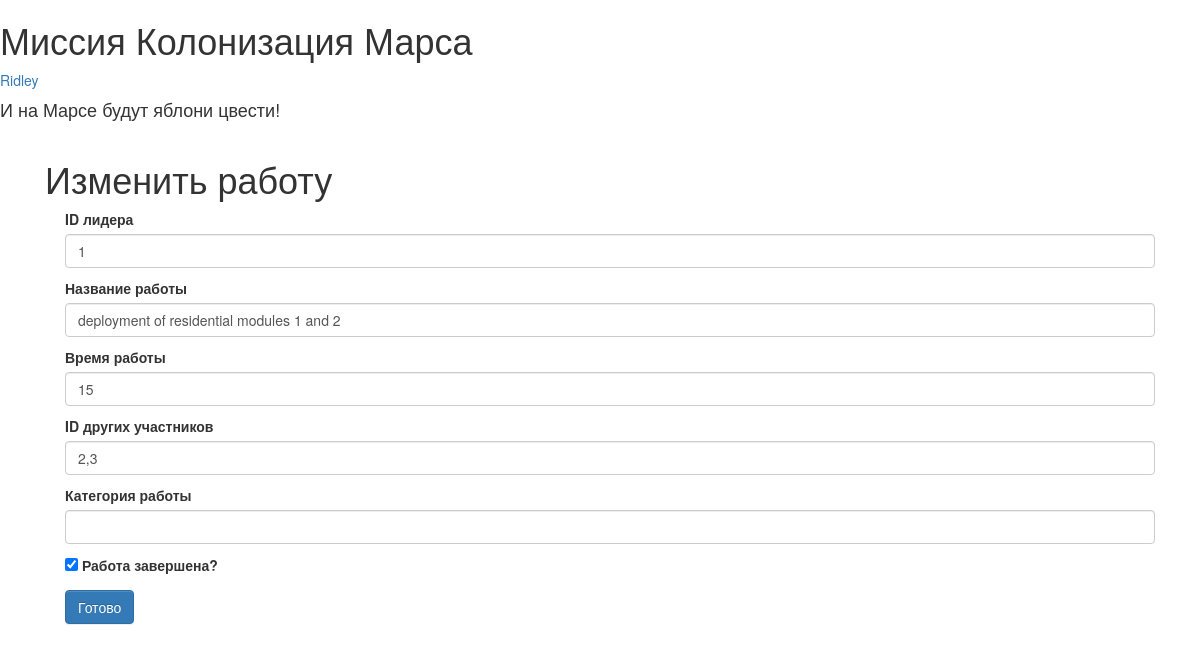
Before: /job/1 (signed in) with the older database file.
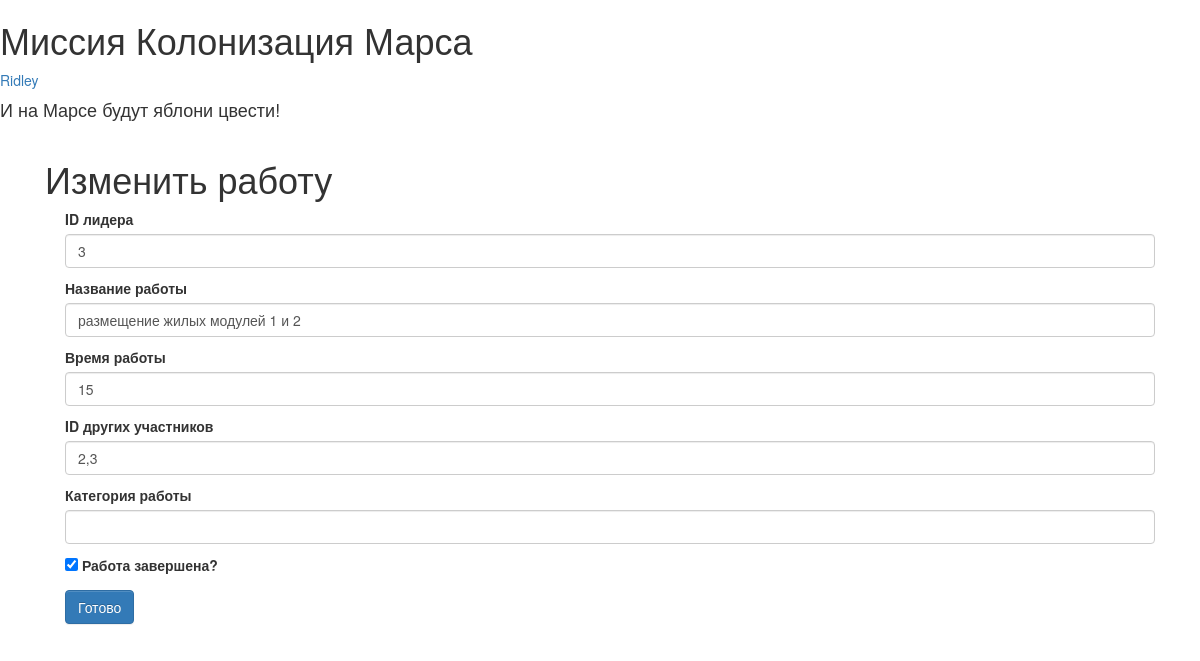
After: the same page with the newer database file.
### data/jobs.py (models this page shows)
class Job(SqlAlchemyBase, SerializerMixin):
    __tablename__ = 'jobs'
    id = sqlalchemy.Column(sqlalchemy.Integer,
                           primary_key=True, autoincrement=True)
    team_leader_id = sqlalchemy.Column(sqlalchemy.Integer,
                                       sqlalchemy.ForeignKey("users.id"))
    team_leader = orm.relationship('User')
    job = sqlalchemy.Column(sqlalchemy.String, nullable=True)
    work_size = sqlalchemy.Column(sqlalchemy.Integer, nullable=True)
    collaborators = sqlalchemy.Column(sqlalchemy.String, nullable=True)
    start_date = sqlalchemy.Column(sqlalchemy.DateTime, default=datetime.datetime.now())
    end_date = sqlalchemy.Column(sqlalchemy.DateTime)
    is_finished = sqlalchemy.Column(sqlalchemy.Boolean, default=False)

### main.py (the view, shortened to what this page needs)
@app.route('/job/<int:id>', methods=['GET', 'POST'])
@login_required
def edit_job(id: int):
    form = JobForm()
    category = Category()
    if request.method == 'GET':
        db_sess = db_session.create_session()
        if current_user.id == 1:
            job = db_sess.query(Job).filter(Job.id == id).first()
        else:
            job = db_sess.query(Job).filter(Job.id == id,
                                                 Job.team_leader == current_user).first()
        if job:
            form.team_leader_id.data = job.team_leader_id
            form.job.data = job.job
            form.work_size.data = job.work_size
            form.collaborators.data = job.collaborators
            form.is_finished.data = job.is_finished
        else:
            abort(404)
    return render_template('add_job.html', title='Изменить работу',
                           form=form, category=category)

### main.py
class JobForm(FlaskForm):
    team_leader_id = IntegerField('ID лидера', validators=[DataRequired()])
    job = StringField('Название работы', validators=[DataRequired()])
    work_size = IntegerField('Время работы', validators=[DataRequired()])
    collaborators = StringField('ID других участников', validators=[DataRequired()])
    category = IntegerField('Категория работы', validators=[DataRequired(), NumberRange(1, 1500)])
    is_finished = BooleanField('Работа завершена?', default=False)
    submit = SubmitField("Готово")

### data/db_session.py (called while the page is built)
def create_session() -> Session:
    global __factory
    return __factory()

### main.py (called while the page is built)
@login_manager.user_loader
def load_user(user_id: int):
    db_sess = db_session.create_session()
    return db_sess.query(User).get(user_id)

### templates/add_job.html (shortened to what this page needs)
{% extends "base.html" %}
{% block content %}
    <h1>Изменить работу</h1>
    <form action="" method="post">
        {% for elem in [form.team_leader_id, form.job, form.work_size, form.collaborators, form.category] %}
            <p>
                {{ elem.label }}
                {{ elem(class="form-control") }}
            </p>
        {% endfor %}
        <p>{{ form.is_finished() }} {{ form.is_finished.label }}</p>
        <p>{{ form.submit(type="submit", class="btn btn-primary") }}</p>
    </form>
{% endblock %}

Changed rows visible on the page:
changed Job: team_leader_id "1" → "3"; job "deployment of residential modules 1 and 2" → "размещение жилых модулей 1 и 2"
